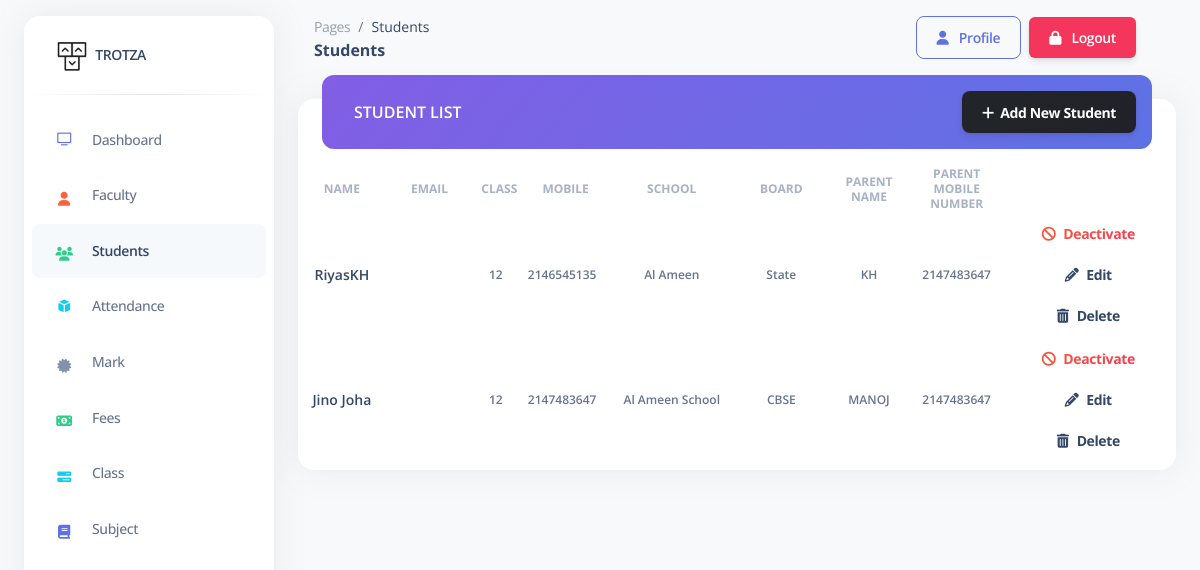
The page /admin/pages/student_list.php on the database its author committed.
### tables this page shows
CREATE TABLE `student_data` (
  `sid` int(11) NOT NULL,
  `name` varchar(100) NOT NULL,
  `class` varchar(100) NOT NULL,
  `mobile` int(11) NOT NULL,
  `email` varchar(100) NOT NULL,
  `school` varchar(100) NOT NULL,
  `board` varchar(100) NOT NULL,
  `pname` varchar(100) NOT NULL,
  `pmobile` int(11) NOT NULL
);

CREATE TABLE `class` (
  `cid` int(11) NOT NULL,
  `clname` varchar(100) NOT NULL
);

### admin/pages/student_list.php (the view, shortened to what this page needs)
<?php
include '../includes/connection.php';
?>
<!DOCTYPE html>
<html lang="en">
<head>
  <link href="../assets/css/nucleo-icons.css" rel="stylesheet" />
  <link href="../assets/css/nucleo-svg.css" rel="stylesheet" />
  <link href="../assets/css/nucleo-svg.css" rel="stylesheet" />
  <link id="pagestyle" href="../assets/css/argon-dashboard.css?v=2.0.4" rel="stylesheet" />
</head>
<body class="g-sidenav-show   bg-gray-100">
  <aside
    class="sidenav bg-white navbar navbar-vertical navbar-expand-xs border-0 border-radius-xl my-3 fixed-start ms-4"
    id="sidenav-main">
    <div class="sidenav-header">
      <a class="navbar-brand m-0" href=" https://demos.creative-tim.com/argon-dashboard/pages/dashboard.html "
        target="_blank">
        <img src="../assets/img/logo-ct-dark.png" class="navbar-brand-img h-100" alt="main_logo">
        <span class="ms-1 font-weight-bold">TROTZA</span>
      </a>
    </div>
    <hr class="horizontal dark mt-0">
    <div class="collapse navbar-collapse  w-auto " id="sidenav-collapse-main">
      <ul class="navbar-nav">
        <li class="nav-item">
          <a class="nav-link" href="dashboard.php">
            <div
              class="icon icon-shape icon-sm border-radius-md text-center me-2 d-flex align-items-center justify-content-center">
              <i class="ni ni-tv-2 text-primary text-sm opacity-10"></i>
            </div>
            <span class="nav-link-text ms-1">Dashboard</span>
          </a>
        </li>
        <li class="nav-item">
          <a class="nav-link" href="faculty_list.php">
            <div
              class="icon icon-shape icon-sm border-radius-md text-center me-2 d-flex align-items-center justify-content-center">
              <i class="fa fa-user text-warning text-sm opacity-10"></i>
            </div>
            <span class="nav-link-text ms-1">Faculty</span>
          </a>
        </li>
        <li class="nav-item">
          <a class="nav-link active" href="student_list.php">
            <div
              class="icon icon-shape icon-sm border-radius-md text-center me-2 d-flex align-items-center justify-content-center">
              <i class="fa fa-users text-success text-sm opacity-10"></i>
            </div>
            <span class="nav-link-text ms-1">Students</span>
          </a>
        </li>
        <li class="nav-item">
          <a class="nav-link " href="attendance_list.php">
            <div
              class="icon icon-shape icon-sm border-radius-md text-center me-2 d-flex align-items-center justify-content-center">
              <i class="ni ni-app text-info text-sm opacity-10"></i>
            </div>
            <span class="nav-link-text ms-1">Attendance</span>
          </a>
        </li>
        <li class="nav-item">
          <a class="nav-link " href="marks.php">
            <div
              class="icon icon-shape icon-sm border-radius-md text-center me-2 d-flex align-items-center justify-content-center">
              <i class="fa fa-certificate text-secondary text-sm opacity-10"></i>
            </div>
            <span class="nav-link-text ms-1">Mark</span>
          </a>
        </li>
        <li class="nav-item">
          <a class="nav-link " href="fees.php">
            <div
              class="icon icon-shape icon-sm border-radius-md text-center me-2 d-flex align-items-center justify-content-center">
              <i class="fa fa-money text-success text-sm opacity-10"></i>
            </div>
            <span class="nav-link-text ms-1">Fees</span>
          </a>
        </li>
        <li class="nav-item">
          <a class="nav-link " href="class.php">
            <div
              class="icon icon-shape icon-sm border-radius-md text-center me-2 d-flex align-items-center justify-content-center">
              <i class="fa fa-tasks text-info text-sm opacity-10"></i>
            </div>
            <span class="nav-link-text ms-1">Class</span>
          </a>
        </li>
        <li class="nav-item">
          <a class="nav-link " href="subject.php">
            <div
              class="icon icon-shape icon-sm border-radius-md text-center me-2 d-flex align-items-center justify-content-center">
              <i class="fa fa-book text-primary text-sm opacity-10"></i>
            </div>
            <span class="nav-link-text ms-1">Subject</span>
          </a>
        </li>
      </ul>
    </div>
  </aside>
  <main class="main-content position-relative border-radius-lg ">
    <nav class="navbar navbar-main navbar-expand-lg px-0 mx-4 shadow-none border-radius-xl " id="navbarBlur"
      data-scroll="false">
      <div class="container-fluid py-1 px-3">
        <nav aria-label="breadcrumb">
          <ol class="breadcrumb bg-transparent mb-0 pb-0 pt-1 px-0 me-sm-6 me-5">
            <li class="breadcrumb-item text-sm"><a class="opacity-5 text-dark" href="javascript:;">Pages</a></li>
            <li class="breadcrumb-item text-sm text-dark active" aria-current="page">Students</li>
          </ol>
          <h6 class="font-weight-bolder text-dark mb-0">Students</h6>
        </nav>
        <div class="collapse navbar-collapse mt-sm-0 mt-2 me-md-0 me-sm-4" id="navbar">
          <ul class="navbar-nav  ms-md-auto pe-md-3 d-flex align-items-center">
            <li class="nav-item d-flex align-items-center border-2">
              <button onclick="window.location.href='profile.php'"
                class="btn btn-outline-primary btn-md font-weight-bold  mb-0"><i
                  class="fa fa-user me-sm-1"></i>&nbsp;&nbsp;Profile</button>
            </li>
            <li class="nav-item d-flex align-items-center bg-danger mx-2 rounded">
              <button onclick="window.location.href='logout.php'" class="btn btn-md font-weight-bold text-white mb-0"><i
                  class="fa fa-lock me-sm-1"></i>&nbsp;&nbsp;Logout</button>
            </li>
          </ul>
        </div>
      </div>
    </nav>
    <div class="container-fluid py-4">
      <div class="row">
        <div class="col-12">
          <div class="card mb-4">
            <div class="card-header p-0 position-relative mt-n4 mx-4">
              <div class="d-flex justify-content-between bg-gradient-primary shadow-primary border-radius-lg p-3">
                <h6 class="text-white ps-3 pt-2 text-uppercase">Student List</h6>
                <button class="btn bg-gradient-dark m-0 toast-btn" type="button" data-toggle="modal"
                  data-target="#form"><i class="fas fa-plus"></i>&nbsp;&nbsp;Add New
                  Student</button>
              </div>
            </div>
            <div class="card-body px-0 pt-3 pb-2">
              <div class="table-responsive p-0">
                <table class="align-items-center mb-0 w-100 d-block d-md-table text-sm">
                  <thead>
                    <tr>
                      <th class="text-center text-uppercase text-secondary text-xs font-weight-bolder opacity-7"
                        style="width: 10%;">
                        Name</th>
                      <th class="text-center text-uppercase text-secondary text-xs font-weight-bolder opacity-7"
                        style="width: 10%;">
                        Email</th>
                      <th class="text-center text-uppercase text-secondary text-xs font-weight-bolder opacity-7 ps-2"
                        style="width: 5%;">
                        Class</th>
                      <th
                        class="text-center text-uppercase text-secondary text-xs font-weight-bolder opacity-7 ps-2 th-sm"
                        style="width: 10%;">
                        Mobile</th>
                      <th class="text-center text-uppercase text-secondary text-xs font-weight-bolder opacity-7"
                        style="width: 15%;">
                        School</th>
                      <th class="text-center text-uppercase text-secondary text-xs font-weight-bolder opacity-7"
                        style="width: 10%;">
                        Board</th>
                      <th class="text-center text-uppercase text-secondary text-xs font-weight-bolder opacity-7"
                        style="width: 10%;">
                        Parent Name</th>
                      <th class="text-center text-uppercase text-secondary text-xs font-weight-bolder opacity-7"
                        style="width: 10%;">
                        Parent Mobile Number</th>
                      <th class="text-center text-uppercase text-secondary text-xs font-weight-bolder opacity-7"
                        style="width: 20%;">
                      </th>
                    </tr>
                  </thead>
                  <tbody>
                    <?php
                    $query = "SELECT student_data.*, class.clname, login.status
                    FROM student_data
                    INNER JOIN login ON student_data.sid = login.id
                    INNER JOIN class ON student_data.class = class.cid
                    WHERE login.type = 'student' AND login.status != 2";
                    $result = mysqli_query($conn, $query);
                    while ($row = mysqli_fetch_array($result)) {
                      $className = $row["clname"];
                      ?>
                      <tr>
                        <td class="align-middle text-center">
                          <div class="d-flex flex-column ">
                            <h6 class="mb-0 text-sm">
                              <?php echo $row["name"]; ?>
                            </h6>
                          </div>
                        </td>
                        <td class="align-middle text-center">
                        </td>
                        <td class="align-middle text-center">
                          <p class="text-xs font-weight-bold mb-0">
                            <?php echo $className ?>
                          </p>
                        </td>
                        <td class="align-middle text-center">
                          <p class="text-xs font-weight-bold mb-0">
                            <?php echo $row["mobile"]; ?>
                          </p>
                        </td>
                        <td class="align-middle text-center">
                          <p class="text-xs font-weight-bold mb-0">
                            <?php echo $row["school"]; ?>
                          </p>
                        </td>
                        <td class="align-middle text-center">
                          <p class="text-xs font-weight-bold mb-0">
                            <?php echo $row["board"]; ?>
                          </p>
                        </td>
                        <td class="align-middle text-center">
                          <p class="text-xs font-weight-bold mb-0">
                            <?php echo $row["pname"]; ?>
                          </p>
                        </td>
                        <td class="align-middle text-center">
                          <p class="text-xs font-weight-bold mb-0">
                            <?php echo $row["pmobile"]; ?>
                          </p>
                        </td>
                        <td class="align-middle text-center">
                          <?php
                          if ($row["status"] == 1) {
                            ?>
                            <a class="btn btn-link text-danger text-gradient px-3 mb-0"
                              href="../includes/sdeactivate.php?id=<?php echo $row["sid"]; ?> & d=0">
                              <i class="fas fa-ban me-2"></i>Deactivate
                            </a>
                            <?php
                          }
                          ?>
                          <a class="btn btn-link text-dark px-3 mb-0" type="button" data-toggle="modal"
                            data-target="#edit" onclick="getData(<?php echo $row['sid']; ?>) "><i
                              class="fas fa-pencil-alt text-dark me-2"></i>Edit</a>
                          <a class="btn btn-link text-dark px-3 mb-0"
                            href="../includes/sdeactivate.php?id=<?php echo $row["sid"]; ?> & d=2"><i
                              class="fas fa-trash-alt text-dark me-2"></i>Delete</a>
                        </td>
                      </tr>
                      <?php
                    }
                    ?>
                  </tbody>
                </table>
              </div>
            </div>
          </div>
        </div>
      </div>
    </div>
  </main>
</body>
</html>

### admin/assets/css/nucleo-svg.css (style rules this page uses)
.icon { display: inline-block; color: #111111; height: 1em; width: 1em; }
.icon-sm { height: 0.8em; width: 0.8em; }
.icon { fill: currentColor; stroke: none; }

### rows shown on the page
student_data: name "RiyasKH", class.clname "12", mobile "2146545135", school "Al Ameen", board "State", pname "KH", pmobile "2147483647"
student_data: name "Jino Joha", class.clname "12", mobile "2147483647", school "Al Ameen School", board "CBSE", pname "MANOJ", pmobile "2147483647"
